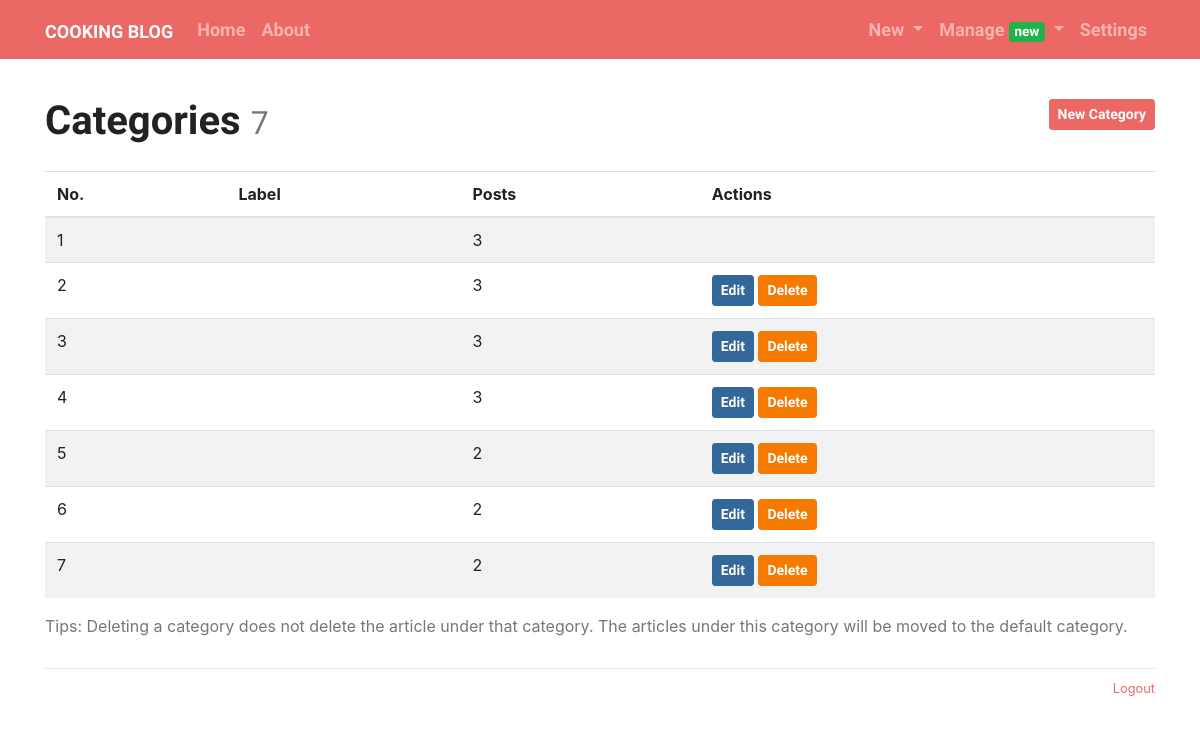
Screenshot of /admin/category/manage (signed in) with the database file from the repository.
### cooking/models.py (models this page shows, shortened)
class Admin(db.Model, UserMixin):
    id = db.Column(db.Integer, primary_key=True)
    username = db.Column(db.String(20))
    password_hash = db.Column(db.String(128))
    blog_title = db.Column(db.String(60))
    blog_sub_title = db.Column(db.String(100))
    name = db.Column(db.String(30))
    about = db.Column(db.Text)

class Category(db.Model):
    id = db.Column(db.Integer, primary_key=True)
    label = db.Column(db.String(30), unique=True)
    posts = db.relationship('Post', back_populates='category')

### cooking/blueprints/admin.py (the view)
@admin_bp.route('/category/manage')
@login_required
def manage_category():
    return render_template('admin/manage_category.html')

### cooking/__init__.py (called while the page is built)
def register_template_context(app):
    @app.context_processor
    def make_template_context():
        admin = Admin.query.first()
        categories = Category.query.order_by(Category.label).all()
        links = Link.query.order_by(Link.name).all()
        if current_user.is_authenticated:
            unread_comments = Comment.query.filter_by(reviewed=False).count()
        else:
            unread_comments = None
        return dict(
            admin=admin, categories=categories,
            links=links, unread_comments=unread_comments)

def register_request_handlers(app):
    @app.after_request
    def query_profiler(response):
        for q in get_debug_queries():
            if q.duration >= app.config['COOKING_SLOW_QUERY_THRESHOLD']:
                app.logger.warning(
                    'Slow query: Duration: %fs\n Context: %s\nQuery: %s\n '
                    % (q.duration, q.context, q.statement)
                )
        return response

### cooking/extensions.py (called while the page is built)
@login_manager.user_loader
def load_user(user_id):
    from cooking.models import Admin
    user = Admin.query.get(int(user_id))
    return user

### cooking/templates/admin/manage_category.html (shortened to what this page needs)
{% extends 'base.html' %}
{% from 'bootstrap/form.html' import render_form %}
{% block content %}
    <div class="page-header">
        <h1>Categories
            <small class="text-muted">{{ categories|length }}</small>
            <span class="float-right"><a class="btn btn-primary btn-sm"
                                         href="{{ url_for('.new_category') }}">New Category</a></span>
        </h1>
    </div>
    {% if categories %}
        <table class="table table-striped">
            <thead>
            <tr>
                <th>No.</th>
                <th>Label</th>
                <th>Posts</th>
                <th>Actions</th>
            </tr>
            </thead>
            {% for category in categories %}
                <tr>
                    <td>{{ loop.index }}</td>
                    <td><a href="{{ url_for('cook.show_category', category_id=category.id) }}">{{ category.name }}</a>
                    </td>
                    <td>{{ category.posts|length }}</td>
                    <td>
                        {% if category.id != 1 %}
                            <a class="btn btn-info btn-sm"
                               href="{{ url_for('.edit_category', category_id=category.id) }}">Edit</a>
                            <form class="inline" method="post"
                                  action="{{ url_for('.delete_category', category_id=category.id) }}">
                                <button type="submit" class="btn btn-danger btn-sm"
                                        onclick="return confirm('Are you sure?');">Delete
                                </button>
                            </form>
                        {% endif %}
                    </td>
                </tr>
            {% endfor %}
        </table>
        <p class="text-muted">Tips: Deleting a category does not delete the article under that category.
            The articles under this category will be moved to the default category.</p>
    {% else %}
        <div class="tip"><h5>No categories.</h5></div>
    {% endif %}
{% endblock %}

### cooking/templates/base.html (shortened to what this page needs)
{% from 'bootstrap/nav.html' import render_nav_item %}
<html lang="en">
<head>
    {% block head %}
        <link rel="stylesheet"
              href="{{ url_for('static', filename='css/%s.min.css' % request.cookies.get('theme', 'perfect_blue')) }}"
              type="text/css">
        <link rel="stylesheet" href="{{ url_for('static', filename='css/style.css') }}" type="text/css">
    {% endblock head %}
</head>
<body>
    {% block nav%}
    <nav class="navbar navbar-expand-lg navbar-dark bg-primary">
        <div class="container">
            <a class="navbar-brand" href="{{ url_for('cook.index') }}">{{ admin.blog_title }}</a>
            <div class="collapse navbar-collapse" id="navbarColor01">
                <ul class="navbar-nav mr-auto">
                    {{ render_nav_item('cook.index', 'Home') }}
                    {{ render_nav_item('cook.about', 'About') }}
                </ul>
                <ul class="nav navbar-nav navbar-right">
                    {% if current_user.is_authenticated %}
                        <li class="nav-item dropdown">
                            <a href="#" class="nav-link dropdown-toggle" data-toggle="dropdown" role="button"
                               aria-haspopup="true"
                               aria-expanded="false">
                                New
                            </a>
                        </li>
                        <li class="nav-item dropdown">
                            <a href="#" class="nav-link dropdown-toggle" data-toggle="dropdown" role="button"
                               aria-haspopup="true"
                               aria-expanded="false">
                                Manage
                                {% if unread_comments %}
                                    <span class="badge badge-success">new</span>
                                {% endif %}
                            </a>
                        </li>
                        {{ render_nav_item('admin.settings', 'Settings') }}
                    {% endif %}
                </ul>
            </div>
        </div>
    </nav>
    {% endblock nav%}
    <main class="container">
    {% block content %}{% endblock content %}
    {% block footer %}
        <footer>
            <p class="float-right">
                <small>
                    {% if current_user.is_authenticated %}
                        <a href="{{ url_for('auth.logout', next=request.full_path) }}">Logout</a>
                    {% else %}
                        <a href="{{ url_for('auth.login', next=request.full_path) }}">Login</a>
                    {% endif %}
                </small>
            </p>
        </footer>
    {% endblock footer %}
    </main>
</body>
</html>

### cooking/static/css/style.css (style rules this page uses)
nav { margin-bottom: 20px; }
.inline { display: inline; }
.page-header { padding-top: 20px; padding-bottom: 20px; }
footer { margin-top: 30px; padding: 10px 0 40px; color: #999; border-top: 1px solid #e5e5e5; }

### rows the page displays
Admin: blog_title "COOKING BLOG"
Category: posts|length "3"
Category: posts|length "3"
Category: posts|length "3"
Category: posts|length "3"
Category: posts|length "2"
Category: posts|length "2"
Category: posts|length "2"

### other values shown
{{ render_nav_item('cook.index', 'Home') }} "Home"
{{ render_nav_item('cook.about', 'About') }} "About"
{{ render_nav_item('admin.settings', 'Settings') }} "Settings"
{{ categories|length }} "7"
